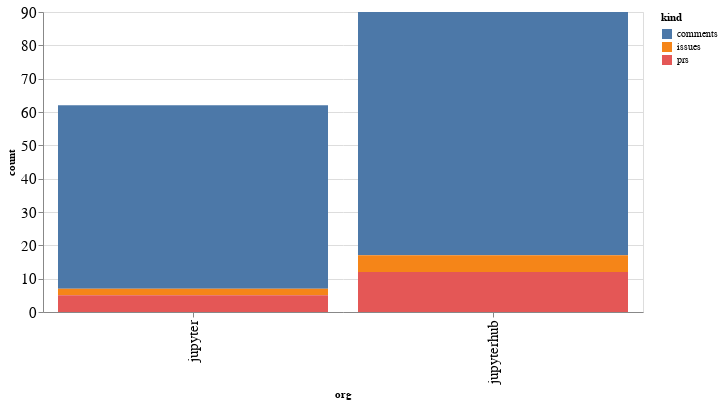

The cell this chart's notebook holds for it:
### Code cell
alt.Chart(org_summaries, width=600).mark_bar().encode(
    x='org',
    y='count',
    color='kind',
    tooltip="org"
)

### Figure 1 — Vega-Lite specification as saved in the notebook (floating-point values rounded to 4 significant figures)
{"config": {"axisLeft": {"labelFontSize": 15}, "axisBottom": {"labelFontSize": 15}}, "data": {"name": "data-8a12efffb49b66a3b4f085fc14bc7bac"}, "mark": "bar", "encoding": {"color": {"type": "nominal", "field": "kind"}, "tooltip": {"type": "nominal", "field": "org"}, "x": {"type": "nominal", "field": "org"}, "y": {"type": "quantitative", "field": "count"}}, "width": 600, "$schema": "https://vega.github.io/schema/vega-lite/v4.8.1.json", "datasets": {"data-8a12efffb49b66a3b4f085fc14bc7bac": [{"org": "jupyter", "kind": "comments", "count": 55}, {"org": "jupyter", "kind": "issues", "count": 2}, {"org": "jupyter", "kind": "prs", "count": 5}, {"org": "jupyterhub", "kind": "comments", "count": 73}, {"org": "jupyterhub", "kind": "issues", "count": 5}, {"org": "jupyterhub", "kind": "prs", "count": 12}]}}
